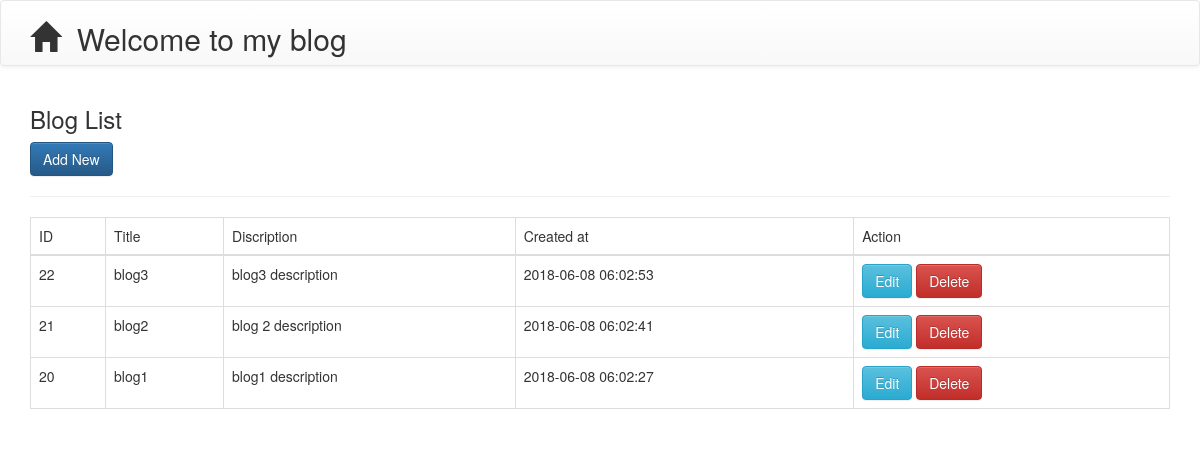
Screenshot of /index.php/blog with the database file from the repository.
### tables this page shows
CREATE TABLE `tbl_blogs` (
  `id` int(11) NOT NULL,
  `title` varchar(50) DEFAULT NULL,
  `description` text,
  `created_at` timestamp NOT NULL DEFAULT CURRENT_TIMESTAMP ON UPDATE CURRENT_TIMESTAMP,
  `updated_at` timestamp NOT NULL DEFAULT '0000-00-00 00:00:00'
);

### application/controllers/Blog.php (called while the page is built, shortened)
<?php
class Blog extends CI_Controller{
    function __construct()
    {
        $this->load->model('blog_m','m');
    }
    public function index()
    {
        $data['blogs'] = $this->m->getBlog();
        $this->load->view('layout/header');
        $this->load->view('blog/index', $data);
        $this->load->view('layout/footer');
    }
}
?>

### index.php (called while the page is built, shortened)
<?php
require_once BASEPATH.'core/CodeIgniter.php';

### application/models/blog_m.php (called while the page is built, shortened)
<?php
class Blog_m extends CI_Model{
    public function getBlog(){
        $this->db->order_by('created_at', 'desc');
        $query = $this->db->get('tbl_blogs')->result();
        return $query;
    }
}
?>

### application/views/blog/index.php (the view, shortened to what this page needs)
<h3>Blog List</h3>
<a href="<?php echo base_url('blog/add') ?>" class="btn btn-primary">Add New</a><hr>
<table class="table table-bordered table-responsive">
    <thead>
        <tr>
            <td>ID</td>
            <td>Title</td>
            <td>Discription</td>
            <td>Created at</td>
            <td>Action</td>
        </tr>
    </thead>
    <tbody>
        <?php
        if($blogs){
            foreach ($blogs as $blog) {
        ?>
        <tr>
            <td><?php echo $blog->id; ?></td>
            <td><?php echo $blog->title; ?></td>
            <td><?php echo $blog->description; ?></td>
            <td><?php echo $blog->created_at; ?></td>
            <td>
                <a href="<?php echo base_url('blog/edit/'.$blog->id); ?>" class="btn btn-info">Edit</a>
                <a href="<?php echo base_url('blog/delete/' . $blog->id); ?>" class="btn btn-danger">Delete</a>
            </td>
        </tr>
        <?php
            }
        }
        ?>
    </tbody>
</table>

### application/views/layout/header.php (shortened to what this page needs)
<!DOCTYPE html>
<html>
<head>
    <link rel="stylesheet" type="text/css"  href="<?php echo base_url('assets/css/bootstrap.min.css') ?>" />
    <link rel="stylesheet" type="text/css"  href="<?php echo base_url('assets/css/bootstrap-theme.min.css') ?>" />
</head>
<body>
    <div class="navbar navbar-default">
        <div class="container">
            <h2><span class="glyphicon glyphicon-home"></span>&nbsp; Welcome to my blog</h2>
        </div>
    </div>
    <div class="container">

### application/views/layout/footer.php
  </div>
</body>
</html>

### rows the page displays
tbl_blogs: id "22", title "blog3", description "blog3 description", created_at "2018-06-08 06:02:53"
tbl_blogs: id "21", title "blog2", description "blog 2 description", created_at "2018-06-08 06:02:41"
tbl_blogs: id "20", title "blog1", description "blog1 description", created_at "2018-06-08 06:02:27"
